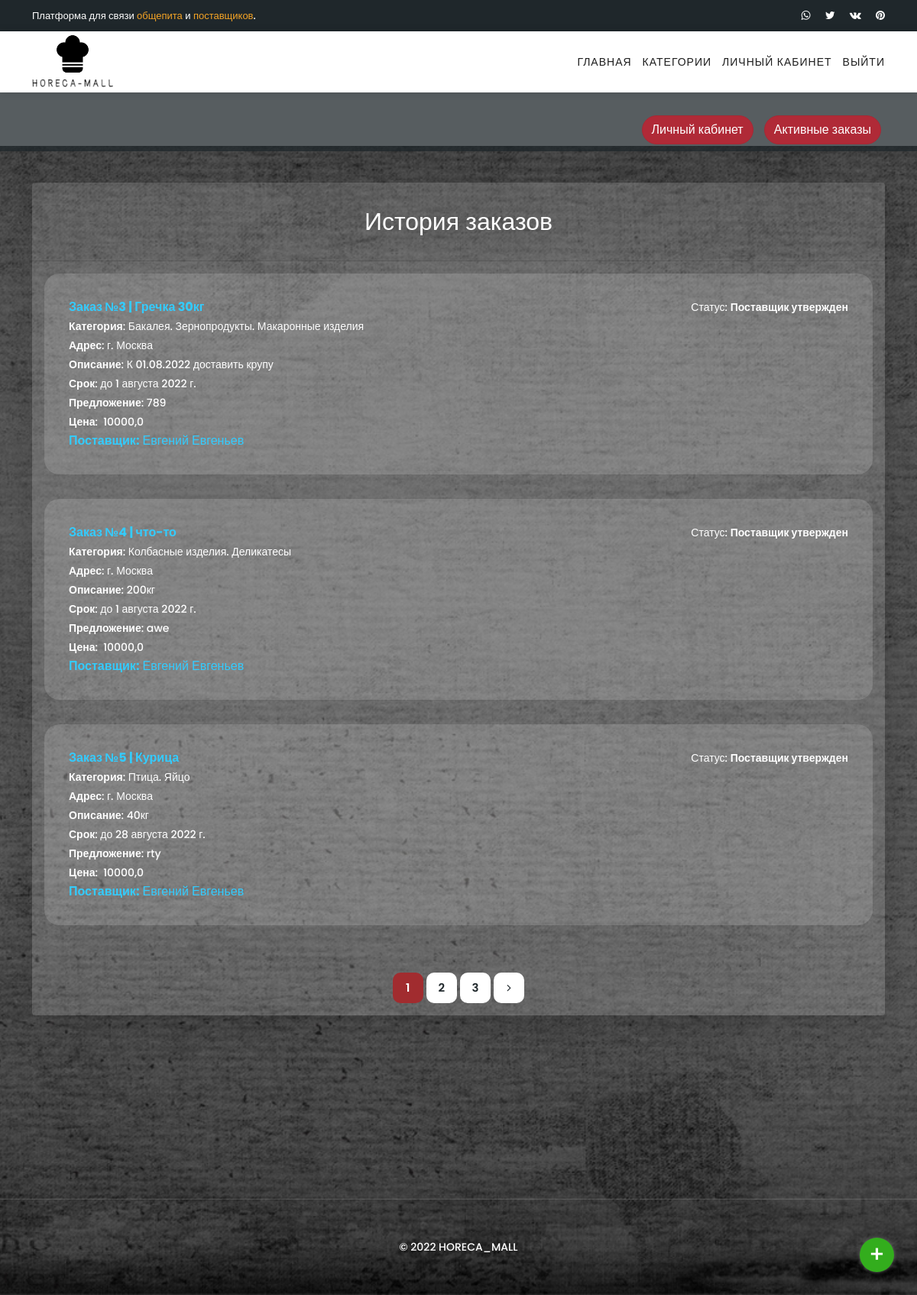
The app's page /users/account_history_orders/ (signed in) with its own data.
### users/models.py (models this page shows, shortened)
class Profile(AbstractUser):
    company_choice = [
        ('Customer', 'Заказчик'),
        ('Supplier', 'Поставщик')
    ]
    phone_number = PhoneNumberField(verbose_name='Номер телефона', unique=True)
    email = models.EmailField(
        max_length=120, verbose_name='Электронная почта', unique=True)
    city = models.CharField(max_length=120, verbose_name='Город')
    ogrn = models.CharField(max_length=15, verbose_name='ОГРН', unique=True)
    comp_name = models.CharField(
        max_length=120, unique=True, verbose_name='Название компании')
    role = models.CharField(choices=company_choice,
                            max_length=120, verbose_name='Роль')
    bio = models.TextField(verbose_name='Описание', blank=True, )
    class Meta:
        verbose_name = 'Профиль'
        verbose_name_plural = 'Профили'

### orders/models.py (models this page shows, shortened)
class Order(models.Model):
    status_choice = [
        ('Active', 'Активно'),
        ('Not Active', 'Не активно')
    ]
    author = models.ForeignKey(Profile, on_delete=models.CASCADE, verbose_name='Компания')
    category = models.ForeignKey(CategoryOrder, on_delete=models.PROTECT, verbose_name='Категория')
    name = models.CharField(max_length=120, verbose_name='Название')
    description = models.TextField(verbose_name='Описание заказа')
    status = models.CharField(choices=status_choice,
                              max_length=120, default='Active', verbose_name='Статус')
    create_at = models.DateTimeField(auto_now_add=True)
    end_time = models.DateTimeField(blank=True, null=True)
    class Meta:
        verbose_name = 'Заказ'
        verbose_name_plural = 'Заказы'

class CategoryOrder(models.Model):
    name = models.CharField(max_length=64, unique=True, verbose_name='Название категории')
    is_active = models.BooleanField('active', default=True)
    description = models.TextField(blank=True)
    image = models.ImageField(upload_to='category_order/%Y/%m/%d/',
                              default='category_order/default/placeholder_300x150.png', blank=True)
    class Meta:
        verbose_name = 'Категория заказа'
        verbose_name_plural = 'Категории заказов'

class ResponseOrder(models.Model):
    order = models.ForeignKey(Order, on_delete=models.CASCADE, verbose_name='Заказ')
    response_user = models.ForeignKey(Profile, on_delete=models.CASCADE, verbose_name='Компания')
    price = models.FloatField(default=0, verbose_name='Цена')
    offer = models.TextField(verbose_name='Предложение')
    create_at = models.DateTimeField(auto_now_add=True)
    class Meta:
        verbose_name = 'Отклик'
        verbose_name_plural = 'Отклики'

### users/views.py (the view, shortened to what this page needs)
# urls.py: path('account_history_orders/', PersonalHistoryOrdersView.as_view(), name='account_history_orders'),
class PersonalHistoryOrdersView(LoginRequiredMixin, UserPassesTestMixin, ListView):
    model = Order
    template_name = 'users/account_history_orders.html'
    context_object_name = 'orders'
    paginate_by = 3
    def get_context_data(self, *, object_list=None, **kwargs):
        context = super(PersonalHistoryOrdersView,
                        self).get_context_data(**kwargs)
        current_profile = Profile.objects.get(pk=self.request.user.pk)
        responses, orders, status_responses = None, None, None
        if current_profile.role == 'Customer':
            responses = ResponseOrder.objects.filter(order__author=self.request.user.pk, order__status='Not Active')
            orders = Order.objects.filter(author=self.request.user.pk, status='Not Active')
            status_responses = StatusResponse.objects.filter(response_order__order__author=self.request.user.pk,
                                                             response_order__order__status='Not Active')
        history_orders = []
        for item in orders:
            response_count = responses.filter(order=item.id).count()
            approved_response_user_id = None
            try:
                approved_response = status_responses.get(status='Approved', response_order__order=item.id)
                if current_profile.role == 'Supplier' \
                        and approved_response.response_order.response_user.id == current_profile.id:
                    status = 'Ваш отклик утвержден'
                else:
                    status = 'Поставщик утвержден'
                approved_response_user_id = approved_response.response_order
            except Exception:
                status = 'Отменен'
            history_orders.append({
                'name': item.name,
                'author': item.author,
                'order_num': item.id,
                'description': item.description,
                'category': item.category.name,
                'city': item.author.city,
                'date_to': item.end_time.date(),
                'response_count': response_count,
                'status': status,
                'response_approved': approved_response_user_id
            })
        page = self.request.GET.get('page')
        paginator = Paginator(history_orders, per_page=3)
        try:
            orders_paginator = paginator.page(page)
        except PageNotAnInteger:
            orders_paginator = paginator.page(1)
        except EmptyPage:
            orders_paginator = paginator.page(paginator.num_pages)
        context['paginator'] = orders_paginator.paginator
        context['page_obj'] = orders_paginator
        context['user'] = current_profile
        return context
    def test_func(self):
        return not self.request.user.is_superuser and not self.request.user.is_staff

### users/templates/users/account_history_orders.html (shortened to what this page needs)
{% extends 'base.html' %}
{% load static %}
{% block content %}
    <section class="section main-banner" id="top" data-section="section1">
        <div class="video-overlay header-text">
            <div class="container" style="padding-top:105px">
                <div class="pull-right">
                    <a href="{% url  'users:account_edit' %}" class="btn btn-danger active"
                       style="margin: 5px 5px 5px 5px; border-radius:20px"
                       role="button"
                       aria-pressed="true">
                        Личный кабинет
                    </a>
                    <a href="{% url  'users:account_active_orders' %}" class="btn btn-danger active"
                       style="margin: 5px 5px 5px 5px; border-radius:20px"
                       role="button"
                       aria-pressed="true">
                        {% if user.role == 'Supplier' %}
                            Отклики на утверждении
                        {% else %}
                            Активные заказы
                        {% endif %}
                    </a>
                </div>
            </div>
        </div>
    </section>
    <section id="lk">
        <div class="container" style="padding-bottom: 100px">
            <div class="row justify-content-center">
                <div class="col-lg-12">
                    <div class="card shadow-lg border-0 rounded-lg mt-5"
                         style="background-color: rgba(250, 250, 250, 0.15);color:white">
                        <div class="card-header">
                            <h2 class="text-center font-weight-light my-4 ">
                                {% if user.role == 'Supplier' %}
                                    История откликов
                                {% else %}
                                    История заказов
                                {% endif %}</h2>
                        </div>
                        <div class="card-body">
                            <div class="col-md-12 mx-auto">
                                <div class="col-12">
                                    {% for order in page_obj %}
                                        <div class="card-wrapper "
                                             style="{% if user.id == order.response_approved.response_user.id %}background:#931c1c;{% else %}background:rgba(250, 250, 250, 0.15);{% endif %}margin-bottom:2rem; padding:2rem; border-radius:20px">
                                            <div class="top-line row">
                                                <div class="col">
                                                    <a class="card-title"
                                                       href="{% url  'orders:view_order' order.order_num %}"><strong>Заказ
                                                        №{{ order.order_num }} | {{ order.name }}</strong></a>
                                                </div>
                                                <div class="col-auto">
                                                    <p class="price mbr-fonts-style display-7 text-white">
                                                        Статус: <strong>{{ order.status }}</strong></p>
                                                </div>
                                            </div>
                                            <div class="bottom-line">
                                                <p class="mbr-text mbr-fonts-style display-7 text-white">
                                                    <strong>Категория</strong>:
                                                    {{ order.category }}<br>
                                                    <strong>Адрес</strong>:
                                                    г. {{ order.city }}<br><strong>Описание</strong>:
                                                    {{ order.description }}<br><strong>Срок</strong>: до
                                                    {{ order.date_to }}<br>
                                                    {% if order.response_approved %}
                                                        {% if user.role == 'Customer' %}
                                                            <strong>Предложение</strong>:
                                                            {{ order.response_approved.offer }}
                                                            <br>
                                                            <strong>Цена</strong>:&nbsp;
                                                            {{ order.response_approved.price }}
                                                        {% endif %}
                                                    {% endif %}
                                                </p>
                                            </div>
                                            <div class="top-line row">
                                                <div class="col">
                                                    {% if order.response_approved and order.response_approved.response_user.id != user.id %}
                                                        <a href="{% url 'users:profile' order.response_approved.response_user.id %}"
                                                           class="card-title mbr-fonts-style display-7">
                                                        <strong>Поставщик:</strong>
                                                        {{ order.response_approved.response_user.first_name }}
                                                        {{ order.response_approved.response_user.last_name }}
                                                    {% endif %}
                                                    </a>
                                                </div>
                                            </div>
                                        </div>
                                    {% endfor %}
                                    {% include 'includes/pagination.html' %}
                                </div>
                            </div>
                        </div>
                    </div>
                </div>
            </div>
        </div>
        {% include 'includes/inc_footer.html' %}
    </section>
{% endblock %}

### templates/base.html (shortened to what this page needs)
<!doctype html>
{% load static %}
<html lang="ru">
<head>
    {% block css %}
        <link href="{% static 'vendor/bootstrap/css/bootstrap.min.css' %}" rel="stylesheet">
        <link rel="stylesheet" href="{% static 'assets/css/fontawesome.css' %}">
        <link rel="stylesheet" href="{% static 'assets/css/templatemo-edu-meeting.css' %}">
        <link rel="stylesheet" href="{% static 'assets/css/owl.css' %}">
        <link rel="stylesheet" href="{% static 'assets/css/lightbox.css' %}">
    {% endblock %}
</head>
<body>
{% block menu %}
    {% include 'includes/inc_sub_header.html' %}
    {% include 'includes/inc_menu.html' %}
{% endblock %}
{% block content %}
{% endblock %}
{% if user.role == 'Customer' %}
    {% include 'includes/button_create_order.html' %}
{% endif %}
</body>
</html>

### templates/includes/inc_sub_header.html
<div class="sub-header">
    <div class="container">
        <div class="row">
            <div class="col-lg-8 col-sm-8">
                <div class="left-content">
                    <p>Платформа для связи <em>общепита</em> и <em>поставщиков</em>.</p>
                </div>
            </div>
            <div class="col-lg-4 col-sm-4">
                <div class="right-icons">
                    <ul>
                        <li><a href="#"><i class="fa fa-whatsapp"></i></a></li>
                        <li><a href="#"><i class="fa fa-twitter"></i></a></li>
                        <li><a href="#"><i class="fa fa-vk"></i></a></li>
                        <li><a href="#"><i class="fa fa-pinterest"></i></a></li>
                    </ul>
                </div>
            </div>
        </div>
    </div>
</div>

### templates/includes/inc_menu.html (shortened to what this page needs)
{% load static %}
<header class="header-area header-sticky background-header margin-sub-header">
    <div class="container">
        <div class="row">
            <div class="col-12">
                <nav class="main-nav">
                    <a href="{% url 'main' %}" class="logo">
                        <img src="{% static 'assets/images/logo.png' %}"
                                                             alt="">
                    </a>
                    <ul class="nav">
                        <li><a href="/">Главная</a></li>
                        {% if user.is_authenticated %}
                            <li><a href="{% url 'orders:categories' %}">Категории</a></li>
                            <li><a href="{% url 'users:account_edit' %}">Личный кабинет</a></li>
                            <li><a href="{% url 'users:logout' %}">Выйти</a></li>
                        {% endif %}
                    </ul>
                </nav>
            </div>
        </div>
    </div>
</header>

### templates/includes/pagination.html (shortened to what this page needs)
<div class="pagination col-lg-12">
    <ul>
        {% for i in paginator.page_range %}
            {% if page_obj.number == i %}
                <li class="active"><a href="?page={{ i }}">{{ i }}</a></li>
            {% elif i < page_obj.number and i|add:'2' >= page_obj.number %}
                <li><a href="?page={{ i }}">{{ i }}</a></li>
            {% elif i > page_obj.number and i|add:'-2' <= page_obj.number %}
                <li><a href="?page={{ i }}">{{ i }}</a></li>
            {% endif %}
        {% endfor %}
        {% if page_obj.has_next %}
            <li>
                <a href="?page={{ page_obj.next_page_number }}">
                    <i class="fa fa-angle-right"></i>
                </a>
            </li>
        {% endif %}
    </ul>
</div>

### templates/includes/inc_footer.html
<div class="footer">
    <p>© 2022 HORECA_MALL</p>
</div>

### templates/includes/button_create_order.html
<a class="create-order-btn" href="{% url 'orders:create_order' %}">+</a>

### records on screen
Profile: order_num "3", name "Гречка 30кг", status "Поставщик утвержден", category "Бакалея. Зернопродукты. Макаронные изделия", city "Москва", description "К 01.08.2022 доставить крупу", date_to "1 августа 2022 г.", response_approved.offer "789", response_approved.price "10000,0", response_approved.response_user.first_name "Евгений", response_approved.response_user.last_name "Евгеньев", order_num "4", name "что-то", category "Колбасные изделия. Деликатесы", description "200кг", response_approved.offer "awe", order_num "5", name "Курица", category "Птица. Яйцо", description "40кг", date_to "28 августа 2022 г.", response_approved.offer "rty"

### other values on screen
{{ i }} "1"
{{ i }} "2" "3"
